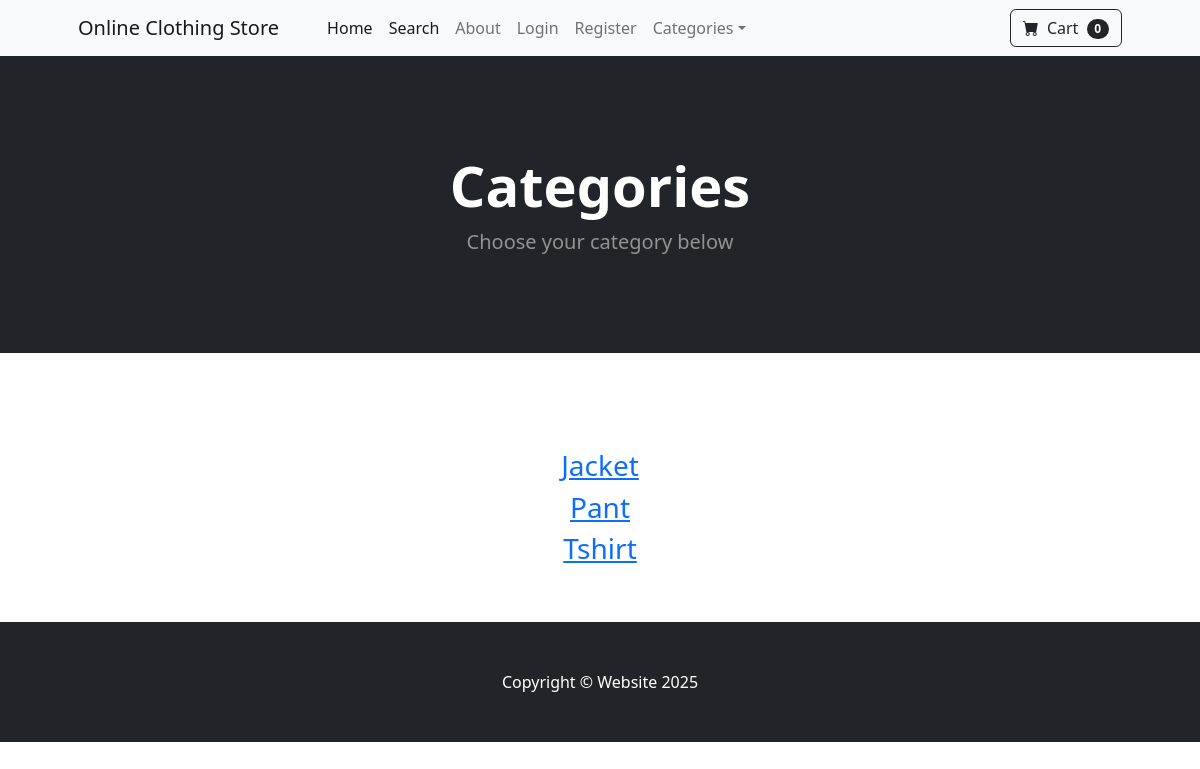
The app's page /category_summary/, older data.
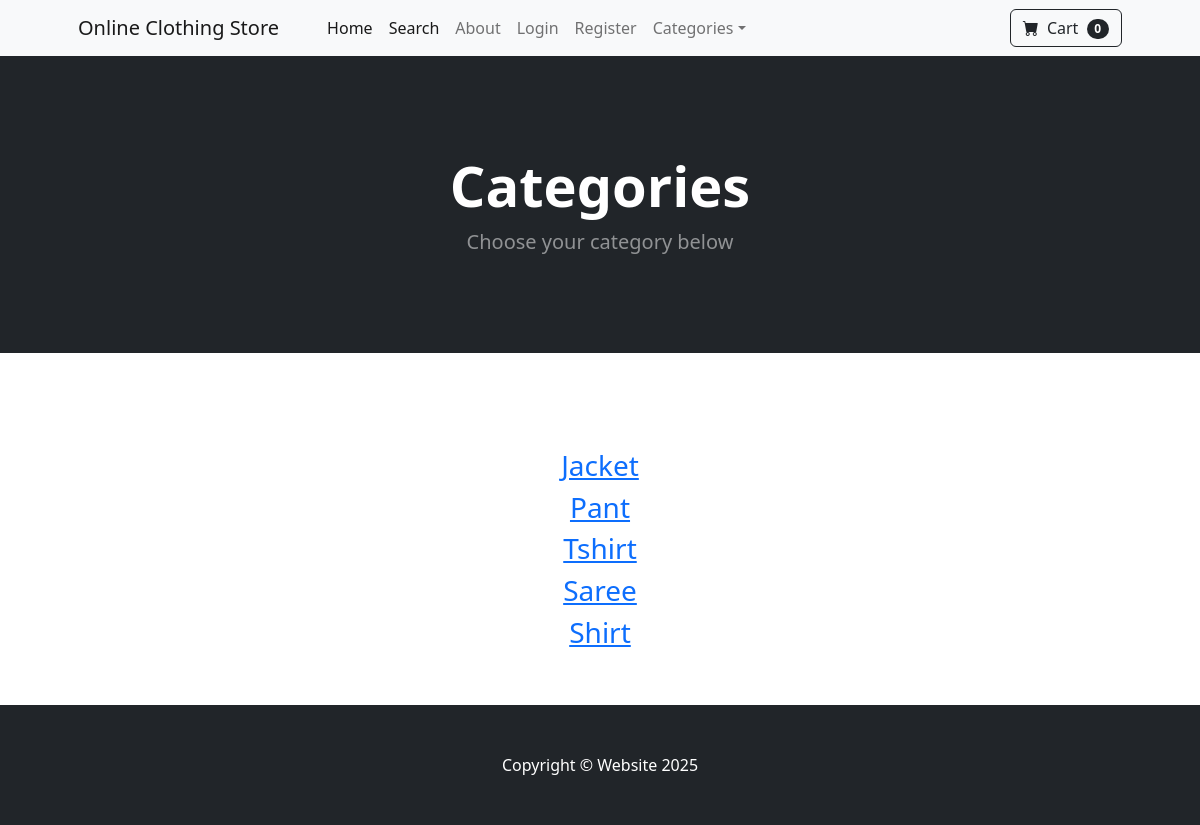
The same page, newer data.
### store/models.py (models this page shows)
class Category(models.Model):
    name = models.CharField(max_length=254)
    def __str__(self):
        return self.name

### store/views.py (the view)
# urls.py: path('category_summary/', views.category_summary, name="category_summary" ),
def category_summary(request):
    categories = Category.objects.all()
    return render(request,'category_summary.html', {"categories": categories})

### cart/cart.py (called while the page is built)
    def __len__(self):
        return len(self.cart)

### cart/context_processors.py (called while the page is built)
def cart(request):
    return {'cart' : Cart(request)}

### store/templates/category_summary.html
{% extends "base.html" %}
{% block content %}
<header class="bg-dark py-5">
            <div class="container px-4 px-lg-5 my-5">
                <div class="text-center text-white">
                    <h1 class="display-4 fw-bolder">Categories </h1>
                    <p class="lead fw-normal text-white-50 mb-0">Choose your category below</p>
                </div>
            </div>
        </header>
        <br><br>
        <div class="container">
            <div class="row">
                <center>
                    <div class="col-8">
                        <br> <br>
                        {% for category in categories %}
                        <h3> <a href=" {% url "category" category %}  "> {{category}} </a> </h3>
                        {% endfor %}
                        <br> <br>
                    </div>
                </center>
            </div>
        </div>
{% endblock content %}

### store/templates/base.html (shortened to what this page needs)
{% load static %}
<!DOCTYPE html>
<html lang="en">
    <head>
        <link href="https://cdn.jsdelivr.net/npm/bootstrap-icons@1.5.0/font/bootstrap-icons.css" rel="stylesheet" />
        <link href=" {% static "css/styles.css" %}" rel="stylesheet" />
    </head>
    <body>
        {% include "navbar.html" %}
        {% block content  %}
        {% endblock content  %}
        <footer class="py-5 bg-dark">
            <div class="container"><p class="m-0 text-center text-white">Copyright &copy;  Website 2025</p></div>
        </footer>
    </body>
</html>

### store/templates/navbar.html (shortened to what this page needs)
        <nav class="navbar navbar-expand-lg navbar-light bg-light">
            <div class="container px-4 px-lg-5">
                <a class="navbar-brand" href="{% url "home" %} ">Online Clothing Store</a>
                <div class="collapse navbar-collapse" id="navbarSupportedContent">
                    <ul class="navbar-nav me-auto mb-2 mb-lg-0 ms-lg-4">
                        <li class="nav-item"><a class="nav-link active" aria-current="page" href="{% url "home" %} " >Home</a></li>
                         <li class="nav-item"><a class="nav-link active" aria-current="page" href="{% url "search" %} " >Search</a></li>
                        <li class="nav-item"><a class="nav-link" href="{% url "about" %} " >About</a></li>
                        {% if user.is_authenticated %}
                        {% comment %} <li class="nav-item"><a class="nav-link" href="{% url "update_user" %} " >Profile</a></li> {% endcomment %}
                             <li class="nav-item dropdown">
                            <a class="nav-link dropdown-toggle" id="navbarDropdown" href="#" role="button" data-bs-toggle="dropdown" aria-expanded="false">Profile</a>
                            <ul class="dropdown-menu" aria-labelledby="navbarDropdown">
                                <li><a class="dropdown-item" href=" {% url "update_user" %} ">User Profile</a></li>
                                <li><hr class="dropdown-divider" /></li>
                                <li><a class="dropdown-item" href=" {% url "update_info"%} ">User Info</a></li>
                            </ul>
                        </li>
                            <li class="nav-item"><a class="nav-link" href="{% url "logout" %} " >Logout</a></li>
                        {% else %}
                         <li class="nav-item"><a class="nav-link" href="{% url "login" %} " >Login</a></li>
                         <li class="nav-item"><a class="nav-link" href="{% url "register" %} " >Register</a></li>
                        {% endif %}
                        <li class="nav-item dropdown">
                            <a class="nav-link dropdown-toggle" id="navbarDropdown" href="#" role="button" data-bs-toggle="dropdown" aria-expanded="false">Categories</a>
                        </li>
                    </ul>
                    <form class="d-flex">
                        <a href=" {% url "cart_summary" %} " class="btn btn-outline-dark">
                            <i class="bi-cart-fill me-1"></i>
                            Cart
                            <span class="badge bg-dark text-white ms-1 rounded-pill" id="cart_quantity"> {{ cart|length }} </span>
                        </a>
                    </form>
                </div>
            </div>
        </nav>

Row changes from the older to the newer data that the page shows:
added Category: name "Saree"
added Category: name "Shirt"
